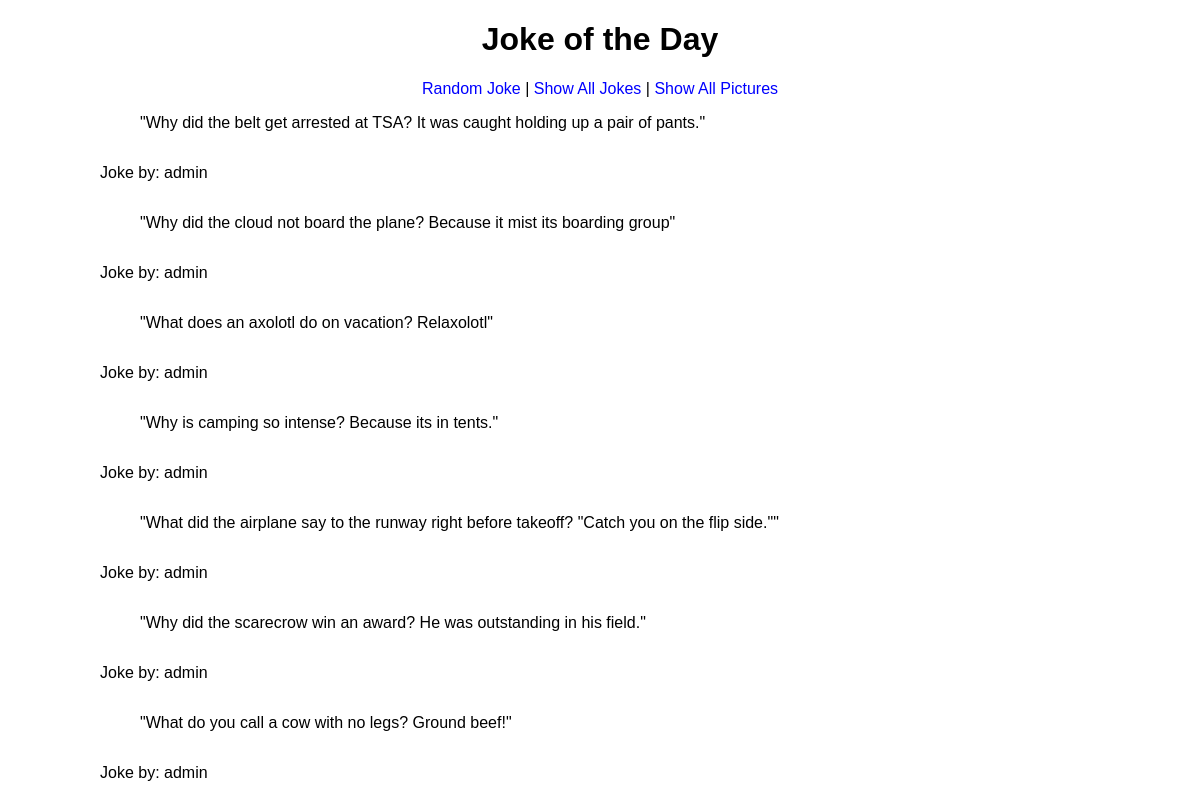
Page /dadjokes/jokes on the committed database.
### dadjokes/models.py (models this page shows)
class Jokes(models.Model):
    jokes = models.TextField(blank=False)
    contributor  = models.TextField(blank=False)
    timestamp = models.DateTimeField(blank=False)

### dadjokes/views.py (the view)
# urls.py: path('jokes', ManyJokes.as_view(), name="jokes"),
class ManyJokes(ListView):
    model = Jokes
    template_name = "dadjokes/jokes.html"
    context_object_name = "jokes"

### dadjokes/templates/dadjokes/jokes.html (shortened to what this page needs)
{% extends 'dadjokes/base.html' %}
{% block content %}
{%for joke in jokes%}
    <blockquote>"{{joke.jokes}}"</blockquote>
    <p>Joke by: {{joke.contributor}}</p>
{%endfor%}
{% endblock %}

### static/styles.css (style rules this page uses)
body { margin: 0 auto; padding: 0 16px; font-family: sans-serif; max-width: 1000px; min-height: 100vh; display: flex; flex-direction: column; }

### rows in the picture
Jokes: jokes "Why did the belt get arrested at TSA? It was caught holding up a pair of pants.", contributor "admin"
Jokes: jokes "Why did the cloud not board the plane? Because it mist its boarding group", contributor "admin"
Jokes: jokes "What does an axolotl do on vacation? Relaxolotl", contributor "admin"
Jokes: jokes "Why is camping so intense? Because its in tents.", contributor "admin"
Jokes: jokes "What did the airplane say to the runway right before takeoff? \"Catch you on the flip side.\"", contributor "admin"
Jokes: jokes "Why did the scarecrow win an award? He was outstanding in his field.", contributor "admin"
Jokes: jokes "What do you call a cow with no legs? Ground beef!", contributor "admin"
